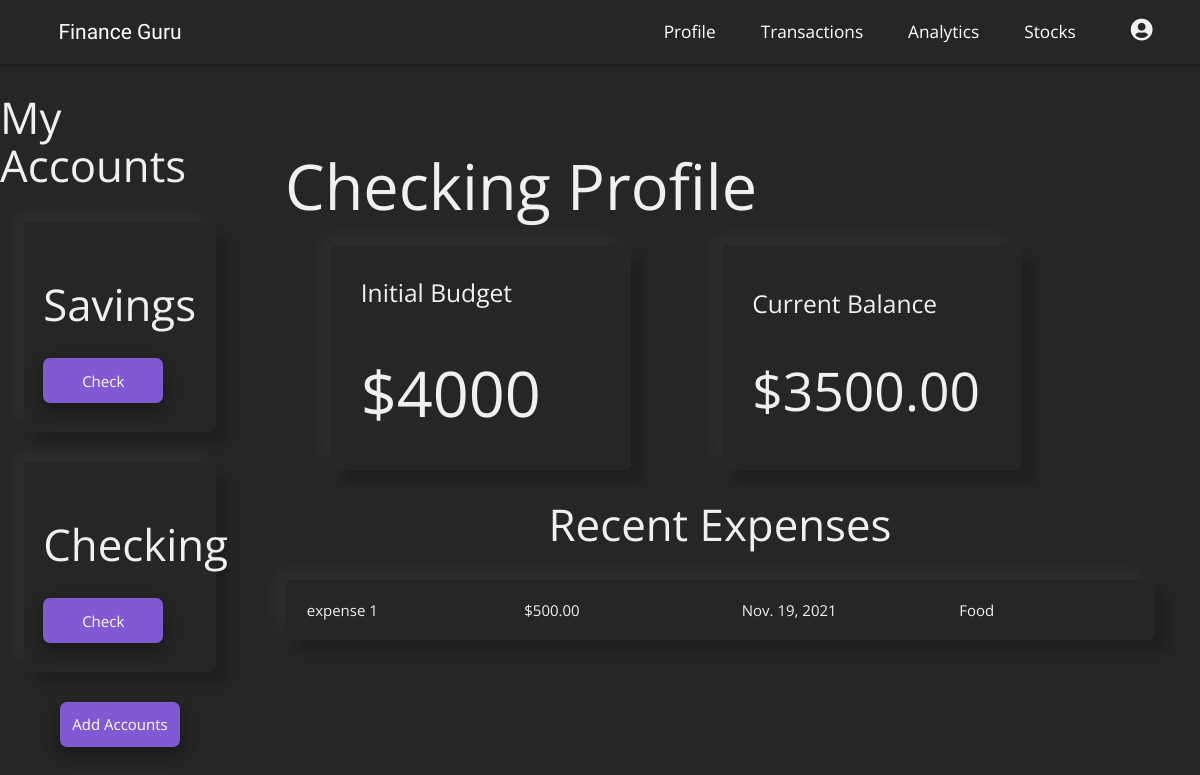
Page /checking (signed in) on the earlier database version.
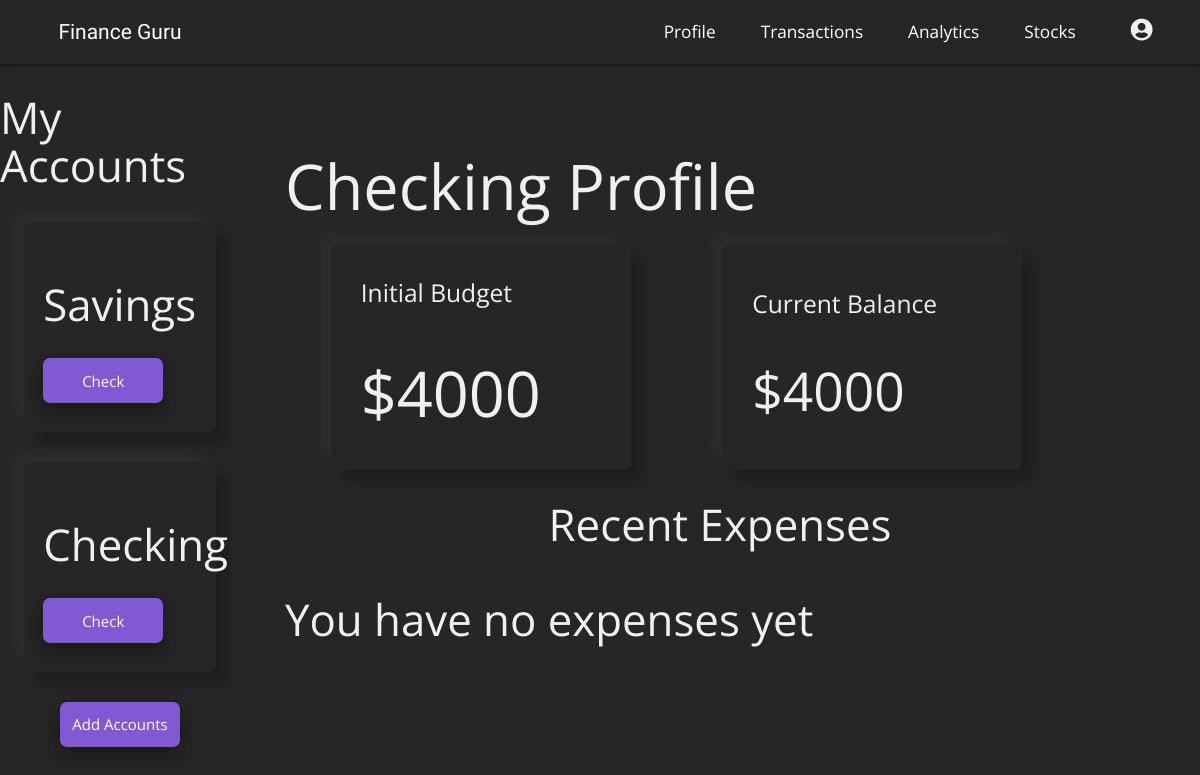
Same page on the later database version.
### budget/models.py (models this page shows, shortened)
class Project(models.Model):
    name = models.CharField(max_length=100)
    slug = models.SlugField(max_length=100, unique=True, blank=True)
    budget = models.IntegerField()
    def budget_left(self):
        expense_list = Expense.objects.filter(project=self)
        income_list = Income.objects.filter(project=self)
        total_expense_amount = 0
        total_income_amount = 0
        for expense in expense_list:
            total_expense_amount += expense.amount
        for income in income_list:
            total_income_amount += income.amount
        return self.budget - total_expense_amount + total_income_amount

class Expense(models.Model):
    project = models.ForeignKey(Project, on_delete = models.CASCADE, related_name = 'expenses')
    title = models.CharField(max_length=100)
    amount = models.DecimalField(max_digits=8, decimal_places=2)
    date = models.DateField(("Date"), default=datetime.date.today)
    type = 'expense'
    category = models.CharField( max_length = 20, choices = SELECT_CATEGORY_CHOICES , default ='Food')
    class Meta:
        ordering = ('-amount',)

### budget/views.py (the view)
# urls.py: path('<slug:project_slug>', views.profile, name = 'profile'),
@login_required()
def profile(request, project_slug):
    project = get_object_or_404(Project, slug=project_slug)
    project_list = Project.objects.all()
    return render(request, 'budget/profile.html', {
        'project': project,
        'project_list': project_list,
        'expense_list': project.expenses.all(),
    })

### budget/templates/budget/profile.html
{% extends 'budget/base.html' %}
{% block content %}
{% include "budget/header.html" %}
<div class = "profile-section">
    <h1 class = "page-header">{{ project.name }} Profile</h1>
    <section class="profile-stats">
        <div class = "stat-card">
            <div class="stat-card-content">
                <h5>Initial Budget</h6>
                <h1>${{ project.budget }}</h1>
            </div>
        </div>
        <div class = "stat-card">
            <div class="stat-card-content">
                <h5>Current Balance</h6>
                {% if project.budget_left > 0 %}
                    <h2>${{ project.budget_left }}</h2>
                {% elif project.budget_left == 0 %}
                    <h2>${{ project.budget_left }}</h2>
                {% else %}
                    <h2>${{ project.budget_left }}</h2>
                {% endif %}
            </div>
        </div>
    </section>
    <section class = "section-expenses">
        <h3>Recent Expenses</h3>
        <ul class="expense-list">
            {% for expense in expense_list %}
            <li>
                <div class="expense-col">
                    <span>{{ expense.title }}</span>
                </div>
                <div class="expense-col">
                    <span>${{ expense.amount }}</span>
                </div>
                <div class="expense-col">
                    <span>{{ expense.date }}</span>
                </div>
                <div class="expense-col category">
                    <span>{{ expense.category }}</span>
                </div>
            </li>
            {% empty %}
            <div class = "">
                <h3>You have no expenses yet</h3>
            </div>
            {% endfor %}
        </ul>
    </section>
</div>
{% endblock %}

### budget/templates/budget/header.html (shortened to what this page needs)
{% extends 'budget/base.html' %}
{% load static %}
{% block content %}
<nav class = 'nav-dec'>
    <a href="{% url 'list' %}" class = "logo">
        <p>Finance Guru</p>
    </a>
    <div class = "nav-links">
        <a href="{% url 'profile' project.slug %}">Profile</a>
        <a href="{% url 'transactions' project.slug %}">Transactions</a>
        <a href="{% url 'analytics' project.slug %}">Analytics</a>
        <a href="{% url 'stocks' project.slug %}">Stocks</a>
        <div class="dropdown">
            <i class="fas fa-user-circle dropbtn"></i>
        </div>
    </div>
</nav>
<div class = 'left-nav'>
    <h3>My Accounts</h3>
    <div class="project-list">
        {% for project in project_list %}
            <div class="project-card">
                <div class="project-card-content">
                    <h3>{{ project.name }}</h3>
                    <a href="{% url 'profile' project.slug %}" class="account-button">Check</a>
                </div>
            </div>
        {% endfor %}
    </div>
    <a href="../add" class="account-button">
        <span>Add Accounts</span>
    </a>
</div>
{% endblock %}

Differences in the rows shown:
removed Expense: title "expense 1", amount "500.00", date "Nov. 19, 2021", category "Food"
computed for Project "Checking": budget_left "3500.00" → "4000"
Other differences:
text now shown: "You have no expenses yet"
